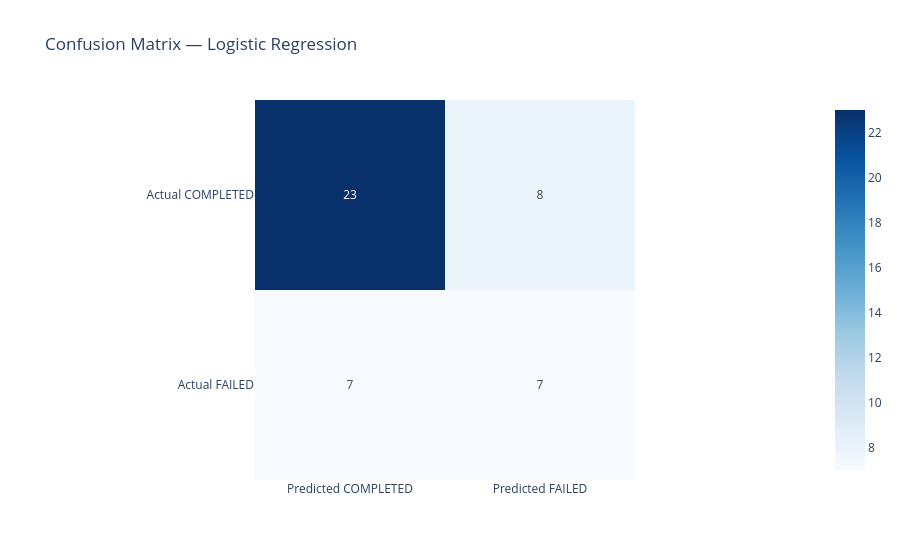
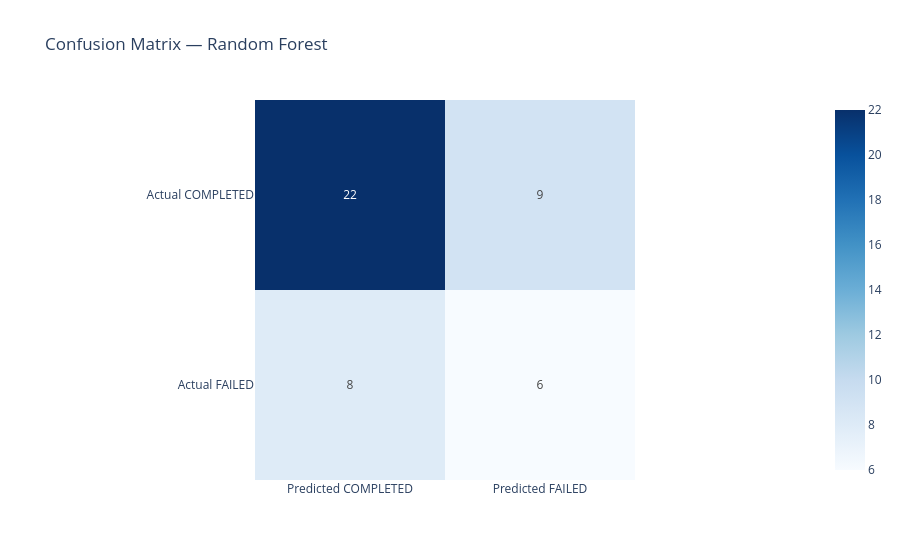

Notebook source saved alongside these figures, in order:
### Code cell
from sklearn.metrics import confusion_matrix
import plotly.express as px
import numpy as np

fig_data = []
for name, preds in [("Logistic Regression", log_reg_preds), ("Random Forest", rf_preds)]:
    cm = confusion_matrix(y_test, preds)
    fig = px.imshow(
        cm, text_auto=True,
        x=["Predicted COMPLETED", "Predicted FAILED"],
        y=["Actual COMPLETED", "Actual FAILED"],
        title=f"Confusion Matrix — {name}",
        color_continuous_scale="Blues",
    )
    fig.show()

### Figure 1 — Plotly figure (JSON) as saved in the notebook; plotly's stock layout.template omitted (floating-point values rounded to 4 significant figures)
{"data": [{"coloraxis": "coloraxis", "hovertemplate": "x: %{x}<br>y: %{y}<br>color: %{z}<extra></extra>", "name": "0", "texttemplate": "%{z}", "type": "heatmap", "x": ["Predicted COMPLETED", "Predicted FAILED"], "xaxis": "x", "y": ["Actual COMPLETED", "Actual FAILED"], "yaxis": "y", "z": [[23, 8], [7, 7]]}], "layout": {"coloraxis": {"autocolorscale": false, "colorscale": [[0, "rgb(247,251,255)"], [0.125, "rgb(222,235,247)"], [0.25, "rgb(198,219,239)"], [0.375, "rgb(158,202,225)"], [0.5, "rgb(107,174,214)"], [0.625, "rgb(66,146,198)"], [0.75, "rgb(33,113,181)"], [0.875, "rgb(8,81,156)"], [1, "rgb(8,48,107)"]]}, "title": {"text": "Confusion Matrix — Logistic Regression"}, "xaxis": {"anchor": "y", "constrain": "domain", "domain": [0, 1], "scaleanchor": "y"}, "yaxis": {"anchor": "x", "autorange": "reversed", "constrain": "domain", "domain": [0, 1]}}}

### Figure 2 — Plotly figure (JSON) as saved in the notebook; plotly's stock layout.template omitted (floating-point values rounded to 4 significant figures)
{"data": [{"coloraxis": "coloraxis", "hovertemplate": "x: %{x}<br>y: %{y}<br>color: %{z}<extra></extra>", "name": "0", "texttemplate": "%{z}", "type": "heatmap", "x": ["Predicted COMPLETED", "Predicted FAILED"], "xaxis": "x", "y": ["Actual COMPLETED", "Actual FAILED"], "yaxis": "y", "z": [[22, 9], [8, 6]]}], "layout": {"coloraxis": {"autocolorscale": false, "colorscale": [[0, "rgb(247,251,255)"], [0.125, "rgb(222,235,247)"], [0.25, "rgb(198,219,239)"], [0.375, "rgb(158,202,225)"], [0.5, "rgb(107,174,214)"], [0.625, "rgb(66,146,198)"], [0.75, "rgb(33,113,181)"], [0.875, "rgb(8,81,156)"], [1, "rgb(8,48,107)"]]}, "title": {"text": "Confusion Matrix — Random Forest"}, "xaxis": {"anchor": "y", "constrain": "domain", "domain": [0, 1], "scaleanchor": "y"}, "yaxis": {"anchor": "x", "autorange": "reversed", "constrain": "domain", "domain": [0, 1]}}}
